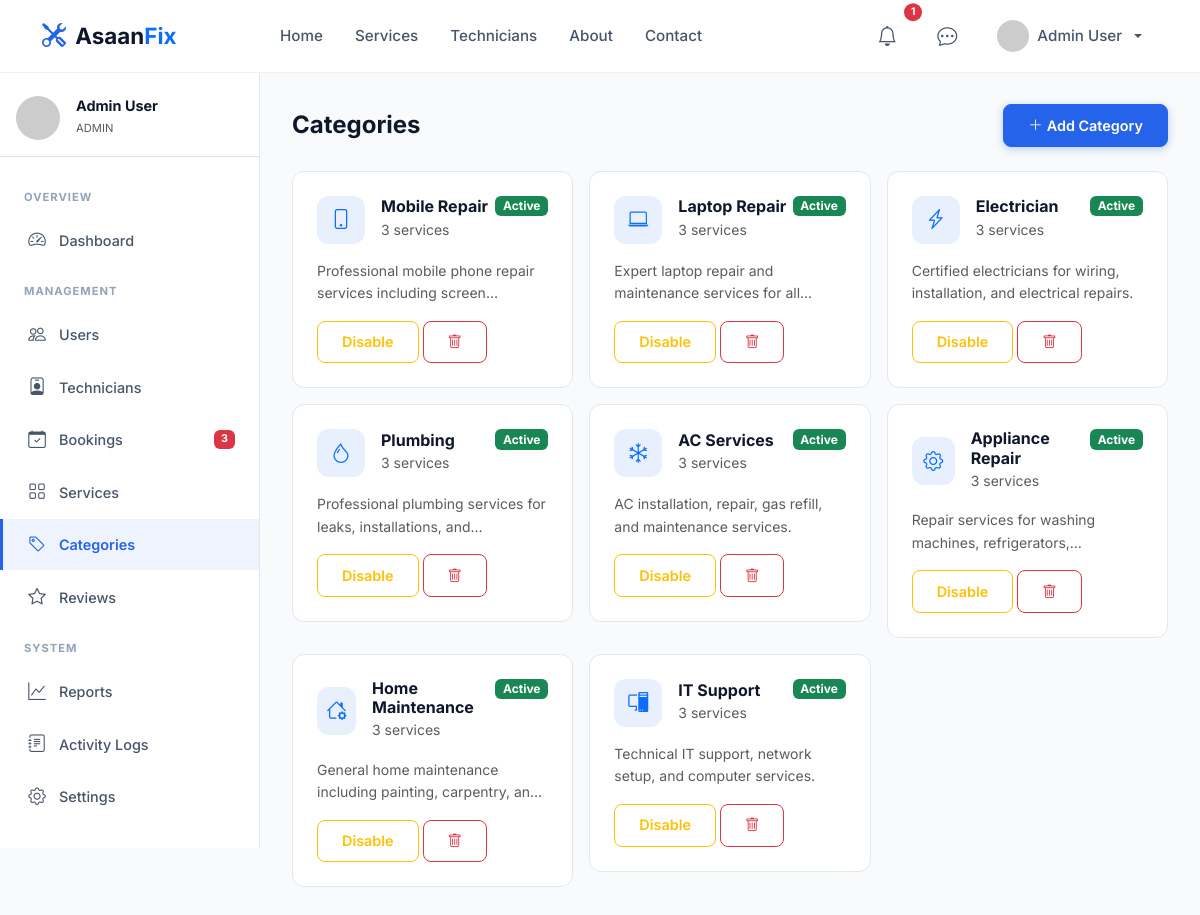
Screenshot of /admin/categories.php (signed in) with the database file from the repository.
### tables this page shows
CREATE TABLE `categories` (
    `id` INT UNSIGNED AUTO_INCREMENT PRIMARY KEY,
    `name` VARCHAR(100) NOT NULL,
    `slug` VARCHAR(120) NOT NULL UNIQUE,
    `icon` VARCHAR(50) DEFAULT 'bi-tools',
    `description` TEXT DEFAULT NULL,
    `image` VARCHAR(255) DEFAULT NULL,
    `sort_order` INT NOT NULL DEFAULT 0,
    `is_active` TINYINT(1) NOT NULL DEFAULT 1,
    `created_at` DATETIME NOT NULL DEFAULT CURRENT_TIMESTAMP,
    `updated_at` DATETIME NOT NULL DEFAULT CURRENT_TIMESTAMP ON UPDATE CURRENT_TIMESTAMP
);

### config/database.php (called while the page is built, shortened)
<?php
function getDB(): PDO {
    static $pdo = null;
    if ($pdo === null) {
        $dsn = "mysql:host=" . DB_HOST . ";dbname=" . DB_NAME . ";charset=" . DB_CHARSET;
        $options = [
            PDO::ATTR_ERRMODE            => PDO::ERRMODE_EXCEPTION,
            PDO::ATTR_DEFAULT_FETCH_MODE => PDO::FETCH_ASSOC,
            PDO::ATTR_EMULATE_PREPARES   => false,
            PDO::MYSQL_ATTR_INIT_COMMAND => "SET NAMES utf8mb4 COLLATE utf8mb4_unicode_ci"
        ];
        try {
            $pdo = new PDO($dsn, DB_USER, DB_PASS, $options);
        } catch (PDOException $e) {
            error_log("Database Connection Error: " . $e->getMessage());
            if (env('APP_DEBUG', false)) {
                die("Database Error: " . $e->getMessage());
            }
            die("Database connection failed. Please try again later.");
        }
    }
    return $pdo;
}

### includes/functions.php (called while the page is built, shortened)
<?php
require_once __DIR__ . '/../config/database.php';
function sanitize(string $input): string {
    return htmlspecialchars(trim($input), ENT_QUOTES, 'UTF-8');
}
function dbQuery(string $sql, array $params = []): array {
    $stmt = getDB()->prepare($sql);
    $stmt->execute($params);
    return $stmt->fetchAll();
}

### admin/categories.php (the view, shortened to what this page needs)
<?php
$categories = dbQuery("SELECT c.*, (SELECT COUNT(*) FROM services WHERE category_id = c.id) as service_count FROM categories c ORDER BY c.sort_order");
require_once __DIR__ . '/../includes/header.php';
require_once __DIR__ . '/../includes/sidebar.php';
?>
<div class="dashboard-content">
    <div class="d-flex justify-content-between align-items-center mb-4">
        <h4 class="fw-bold mb-0">Categories</h4>
        <button class="btn btn-primary btn-sm" data-bs-toggle="modal" data-bs-target="#addCatModal"><i class="bi bi-plus-lg me-1"></i>Add Category</button>
    </div>
    <div class="row g-3">
        <?php foreach ($categories as $c): ?>
        <div class="col-md-6 col-lg-4">
            <div class="card-custom p-4">
                <div class="d-flex align-items-start justify-content-between mb-3">
                    <div class="d-flex align-items-center gap-3">
                        <div class="icon-wrapper" style="width:48px;height:48px;border-radius:12px;background:rgba(var(--primary-rgb),0.1);display:flex;align-items:center;justify-content:center;">
                            <i class="bi <?= sanitize($c['icon']) ?> text-primary fs-5"></i>
                        </div>
                        <div>
                            <h6 class="fw-bold mb-0"><?= sanitize($c['name']) ?></h6>
                            <small class="text-muted"><?= $c['service_count'] ?> services</small>
                        </div>
                    </div>
                    <?= $c['is_active'] ? '<span class="badge bg-success">Active</span>' : '<span class="badge bg-secondary">Inactive</span>' ?>
                </div>
                <p class="text-muted small truncate-2 mb-3"><?= sanitize($c['description'] ?? '') ?></p>
                <div class="d-flex gap-1">
                    <form method="POST"><?= csrfField() ?><input type="hidden" name="action" value="toggle"><input type="hidden" name="cat_id" value="<?= $c['id'] ?>">
                        <button class="btn btn-sm btn-outline-<?= $c['is_active']?'warning':'success' ?>"><?= $c['is_active']?'Disable':'Enable' ?></button></form>
                    <form method="POST" onsubmit="return confirm('Delete category and all its services?')"><?= csrfField() ?><input type="hidden" name="action" value="delete"><input type="hidden" name="cat_id" value="<?= $c['id'] ?>">
                        <button class="btn btn-sm btn-outline-danger"><i class="bi bi-trash"></i></button></form>
                </div>
            </div>
        </div>
        <?php endforeach; ?>
    </div>
</div>
<?php require_once __DIR__ . '/../includes/footer.php'; ?>

### assets/css/style.css (style rules this page uses)
:root { --primary: #2563EB; --primary-dark: #1D4ED8; --primary-light: #3B82F6; --primary-rgb: 37, 99, 235; --secondary: #0F172A; --accent: #F59E0B; --accent-light: #FBBF24; --success: #10B981; --danger: #EF4444; --warning: #F59E0B; --info: #06B6D4; --surface: #F8FAFC; --surface-2: #F1F5F9; --card: #FFFFFF; --border: #E2E8F0; --text: #0F172A; --text-secondary: #475569; --text-muted: #94A3B8; --shadow-sm: 0 1px 3px rgba(0,0,0,0.06); --shadow: 0 4px 16px rgba(0,0,0,0.08); --shadow-lg: 0 10px 40px rgba(0,0,0,0.12); --shadow-primary: 0 8px 30px rgba(37,99,235,0.25); --radius-sm: 8px; --radius: 12px; --radius-lg: 16px; --radius-xl: 24px; --transition: all 0.3s cubic-bezier(0.4, 0, 0.2, 1); --font: 'Inter', -apple-system, BlinkMacSystemFont, sans-serif; }
* { box-sizing: border-box; }
body { font-family: var(--font); color: var(--text); background: var(--surface); line-height: 1.6; -webkit-font-smoothing: antialiased; overflow-x: hidden; }
h1,h2,h3,h4,h5,h6 { font-weight: 700; line-height: 1.2; color: var(--secondary); }
.btn { font-weight: 600; border-radius: var(--radius-sm); padding: 0.6rem 1.5rem; transition: var(--transition); font-size: 0.9rem; }
.btn-primary { background: var(--primary); border-color: var(--primary); box-shadow: 0 2px 8px rgba(var(--primary-rgb),0.3); }
.card-custom { background: var(--card); border: 1px solid var(--border); border-radius: var(--radius); transition: var(--transition); overflow: hidden; }
.dashboard-content { margin-left: 260px; padding: 2rem; min-height: calc(100vh - 72px); }
.truncate-2 { display: -webkit-box; -webkit-line-clamp: 2; -webkit-box-orient: vertical; overflow: hidden; }

### rows the page displays
categories: name "Mobile Repair", service_count "3", is_active "Active", description "Professional mobile phone repair services including…"
categories: name "Laptop Repair", service_count "3", is_active "Active", description "Expert laptop repair and maintenance services for…"
categories: name "Electrician", service_count "3", is_active "Active", description "Certified electricians for wiring, installation, and electrical repairs."
categories: name "Plumbing", service_count "3", is_active "Active", description "Professional plumbing services for leaks, installations,…"
categories: name "AC Services", service_count "3", is_active "Active", description "AC installation, repair, gas refill, and maintenance services."
categories: name "Appliance Repair", service_count "3", is_active "Active", description "Repair services for washing machines,…"
categories: name "Home Maintenance", service_count "3", is_active "Active", description "General home maintenance including painting, carpentry,…"
categories: name "IT Support", service_count "3", is_active "Active", description "Technical IT support, network setup, and computer services."

### other values shown
$notifCount "1"
$_SESSION['user_name'] "Admin User"
getCurrentUserRole() "ADMIN"
$section "OVERVIEW"
$item['label'] "Dashboard"
$section "MANAGEMENT"
$item['label'] "Users"
$item['label'] "Technicians"
$item['label'] "Bookings"
$item['badge'] "3"
$item['label'] "Services"
$item['label'] "Categories"
$item['label'] "Reviews"
$section "SYSTEM"
$item['label'] "Reports"
